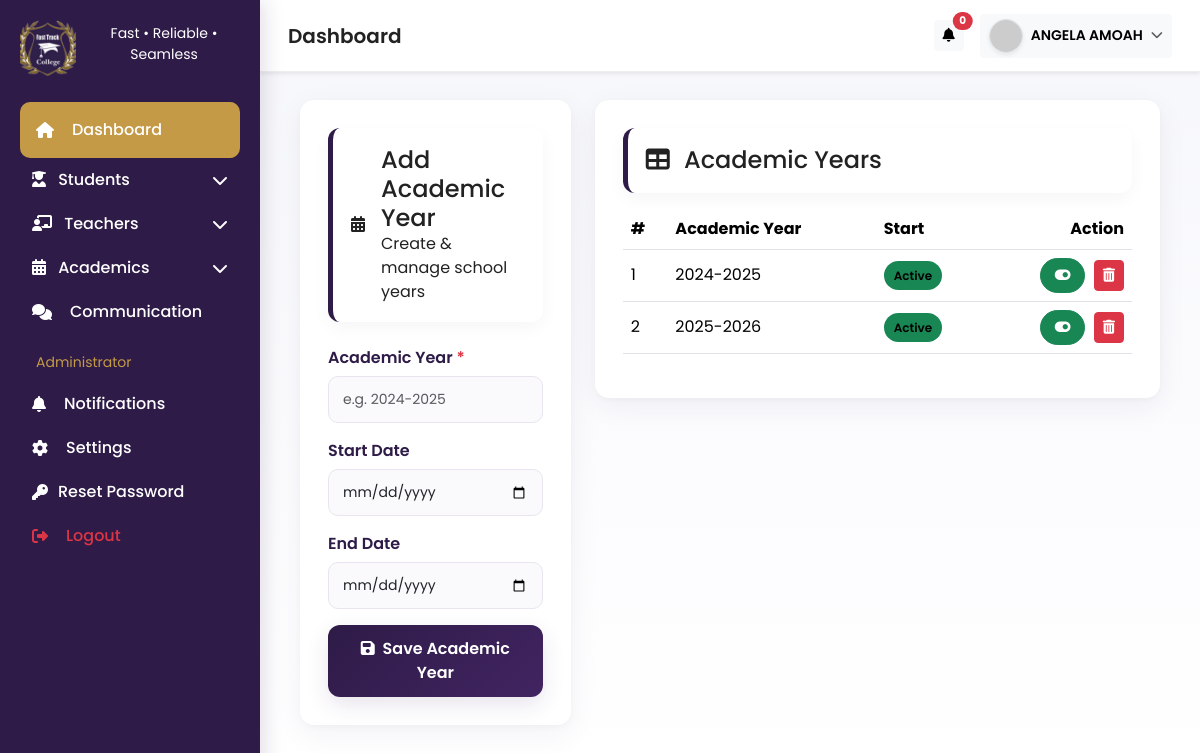
The app's page /pages/add_academic_year.php (signed in) with its own data.
### tables this page shows
CREATE TABLE `academic_years` (
  `id` int(11) NOT NULL,
  `year_name` varchar(20) NOT NULL,
  `status` enum('Active','Inactive') NOT NULL DEFAULT 'Inactive',
  `start_date` date DEFAULT NULL,
  `end_date` date DEFAULT NULL,
  `created_at` timestamp NOT NULL DEFAULT current_timestamp(),
  `updated_at` timestamp NOT NULL DEFAULT current_timestamp() ON UPDATE current_timestamp()
);

### pages/add_academic_year.php (the view, shortened to what this page needs)
<?php
include '../includes/db_connection.php';
?>
<!DOCTYPE html>
<html lang="en">
<head>
    <link href="https://cdn.jsdelivr.net/npm/bootstrap@5.3.2/dist/css/bootstrap.min.css" rel="stylesheet">
    <link href="https://cdnjs.cloudflare.com/ajax/libs/font-awesome/6.5.0/css/all.min.css" rel="stylesheet">
    <link href="../assets/css/styles.css" rel="stylesheet">
</head>
<body>
    <?php
if ($_SESSION['user_role'] === 'Super_Admin') {
    include '../includes/super_admin_sidebar.php';
} elseif ($_SESSION['user_role'] === 'Administrator') {
    include '../includes/administrator_sidebar.php';
}
?>
    <?php include '../includes/topbar.php'; ?>
    <main class="main" id="main">
        <div class="container-fluid">
            <div class="row g-4">
                <div class="col-lg-4">
                    <div class="form-card">
                        <div class="header-box mb-4 d-flex align-items-center gap-3">
                            <div class="icon-box">
                                <i class="fas fa-calendar-alt"></i>
                            </div>
                            <div>
                                <h4 class="title-h mb-0">Add Academic Year</h4>
                                <div class="subtitle">Create & manage school years</div>
                            </div>
                        </div>
                        <form action="../handlers/process_add_academic_year.php" method="POST">
                            <div class="mb-3">
                                <label class="form-label">Academic Year <span class="text-danger">*</span></label>
                                <input type="text" name="year_name" class="form-control form-control-lg"
                                    placeholder="e.g. 2024-2025" required>
                            </div>
                            <div class="mb-3">
                                <label class="form-label">Start Date</label>
                                <input type="date" name="start_date" class="form-control form-control-lg">
                            </div>
                            <div class="mb-3">
                                <label class="form-label">End Date</label>
                                <input type="date" name="end_date" class="form-control form-control-lg">
                            </div>
                            <button class="btn-primary-custom w-100">
                                <i class="fas fa-save me-1"></i> Save Academic Year
                            </button>
                        </form>
                    </div>
                </div>
                <div class="col-lg-8">
                    <div class="form-card">
                        <div class="header-box mb-3">
                            <h4 class="title-h mb-0">
                                <i class="fas fa-table me-2"></i> Academic Years
                            </h4>
                        </div>
                        <div class="table-responsive">
                            <table class="table table-hover align-middle">
                                <thead>
                                    <tr>
                                        <th>#</th>
                                        <th>Academic Year</th>
                                        <th>Start</th>
                                        <th class="text-end">Action</th>
                                    </tr>
                                </thead>
                                <tbody>
                                    <?php
                        $stmt = $pdo->query("SELECT * FROM academic_years ORDER BY id DESC");
                        $i = 1;
                        foreach ($stmt as $row):
                            $isActive = $row['status'] === 'Active';
                        ?>
                                    <tr>
                                        <td><?= $i++ ?></td>
                                        <td><?= htmlspecialchars($row['year_name']) ?></td>
                                        <td>
                                            <span class="status-badge <?= $isActive ? 'bg-success' : 'bg-danger' ?>">
                                                <?= $row['status'] ?>
                                            </span>
                                        </td>
                                        <td class="text-end">
                                            <a href="../handlers/toggle_academic_year_status.php?id=<?= $row['id'] ?>"
                                                class="btn btn-sm toggle-btn <?= $isActive ? 'btn-success' : 'btn-danger' ?>">
                                                <i class="fas <?= $isActive ? 'fa-toggle-on' : 'fa-toggle-off' ?>"></i>
                                            </a>
                                            <a href="../handlers/delete_academic_year.php?id=<?= $row['id'] ?>"
                                                onclick="return confirm('Are you sure you want to delete this academic year?');"
                                                class="btn btn-sm btn-danger ms-1">
                                                <i class="fas fa-trash-alt"></i>
                                            </a>
                                        </td>
                                    </tr>
                                    <?php endforeach; ?>
                                </tbody>
                            </table>
                        </div>
                    </div>
                </div>
            </div>
        </div>
    </main>
</body>
</html>

### Assets/css/styles.css (style rules this page uses)
:root { --primary-dark: #2e1b47; --primary-500: #412461; --accent: #c49a47; --muted: #6b6b6b; --surface: #ffffff; --soft: #faf9fc; --glass: rgba(142, 106, 181, 0.08); --card-radius: 12px; }
html, body { height: 100%; }
body { font-family: "Poppins", sans-serif; background: linear-gradient(180deg, #f6f7fb 0%, #fff 100%); color: #222; margin: 0; -webkit-font-smoothing: antialiased; -moz-osx-font-smoothing: grayscale; }
.main { margin-left: 260px; padding: 28px; transition: margin-left 0.35s ease; min-height: calc(100vh - 72px); }
.form-card { background: var(--surface); border-radius: 14px; padding: 28px; box-shadow: 0 8px 30px rgba(49, 37, 88, 0.06), 0 2px 6px rgba(0, 0, 0, 0.03); transition: all 0.28s ease; }
.header-box { display: flex; gap: 18px; align-items: center; justify-content: space-between; padding: 18px; background: var(--surface); border-radius: 12px; border-left: 5px solid var(--primary-dark); box-shadow: 0 6px 18px rgba(0, 0, 0, 0.04); }
.form-label { color: var(--primary-dark); font-weight: 600; margin-bottom: 6px; display: block; }
.form-control-lg, .form-select-lg, textarea.form-control-lg { border-radius: 10px; padding: 12px 14px; border: 1.2px solid #e9e4ef; background: var(--soft); transition: all 0.22s ease; font-size: 14px; }
.btn-primary-custom { align-items: center; gap: 8px; background: linear-gradient(135deg, var(--primary-dark), var(--primary-500)); border: none; color: #fff; padding: 12px 18px; border-radius: 12px; font-weight: 600; transition: all 0.22s ease; box-shadow: 0 8px 22px rgba(65, 36, 97, 0.12); }

### pages/add_academic_year.php (style rules this page uses)
.status-badge { font-size: 12px; padding: 6px 10px; border-radius: 20px; font-weight: 600; }
.toggle-btn { border-radius: 20px; padding: 6px 14px; }
.table thead { background: #412461; color: #fff; }

### records on screen
academic_years: year_name "2024-2025", status "Active"
academic_years: year_name "2025-2026", status "Active"

### other values on screen
$total_notifications "0"
$user_name "ANGELA AMOAH"
